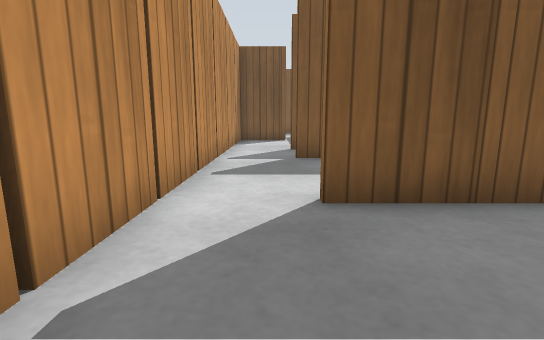
view 1 (above)

22 first-person views from a walk through a world built for the Gazebo simulator. The camera is 0.5 m above the floor, tilts 10° down and sees 85° across. The floor is counted in squares, 0.5 m on a side. Each view is taken from the middle of a square. On the plan, view 1 faces up. The plan holds only what a view shows up to about 12 squares ahead; the rest is blank. Simple patterns stand in for the simulator's built-in surfaces.

view 2
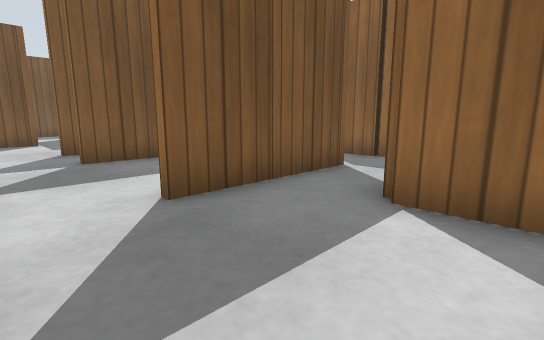

view 3
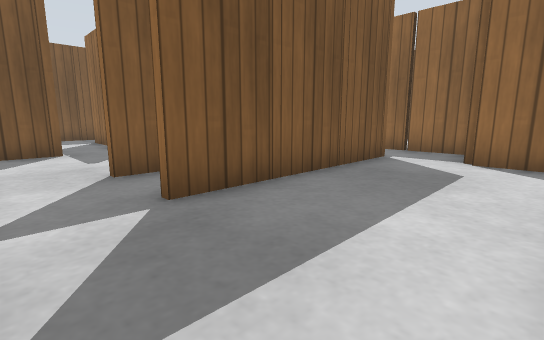

view 4
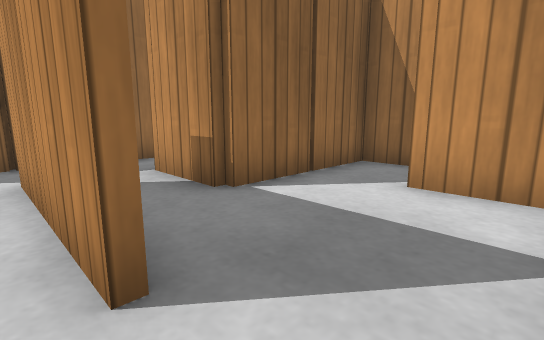

view 5
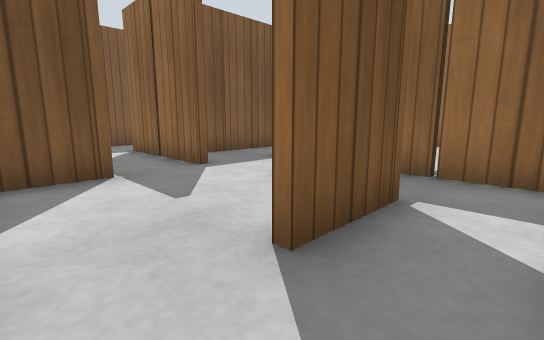

view 6
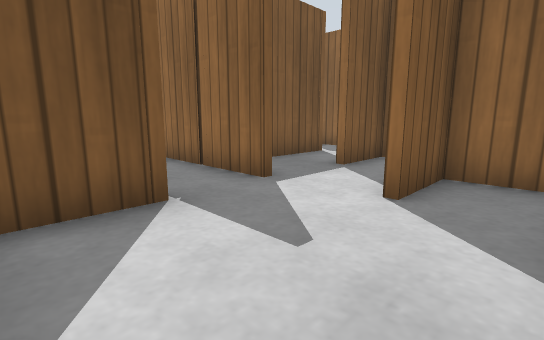

view 7
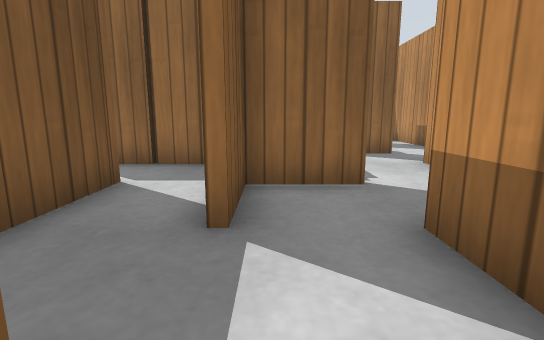

view 8
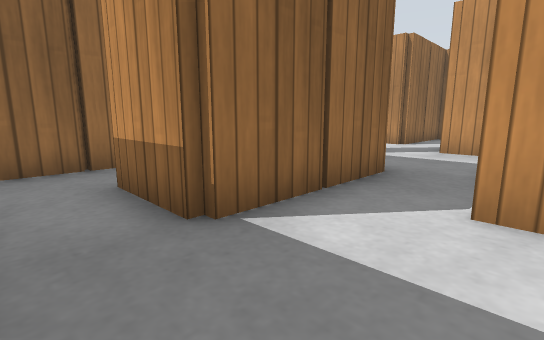

view 9
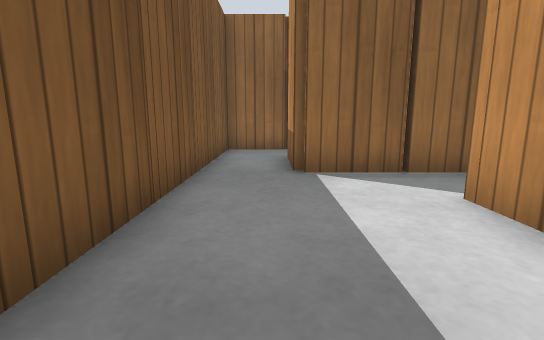

view 10
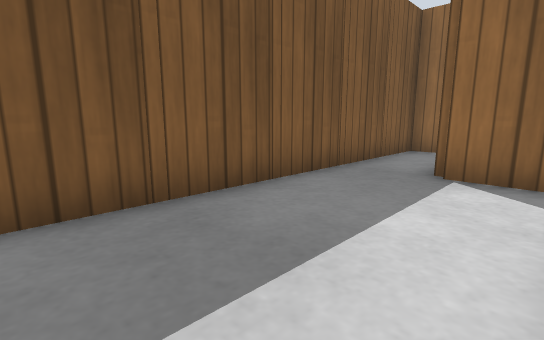

view 11
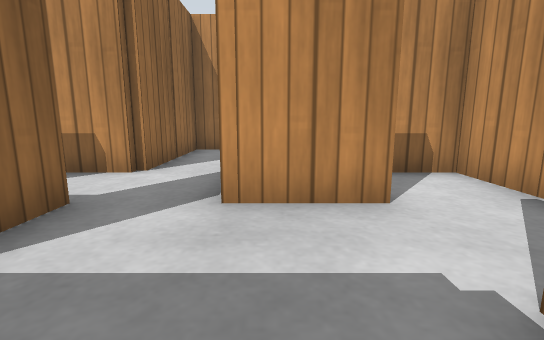

view 12
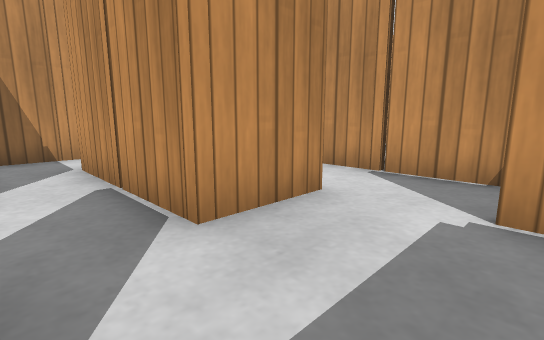

view 13
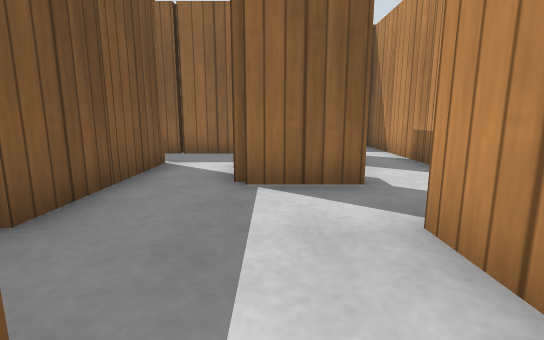

view 14
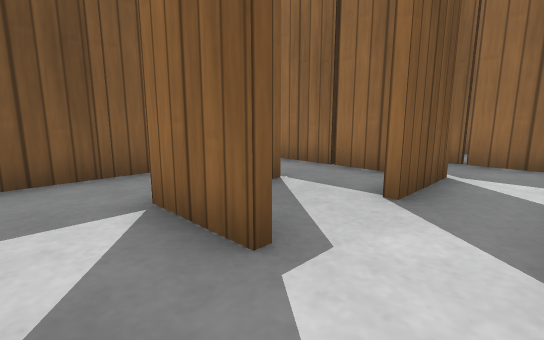

view 15
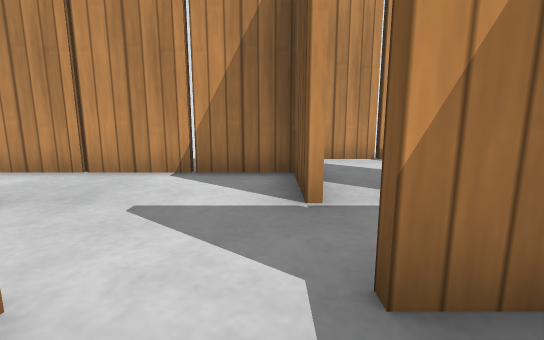

view 16
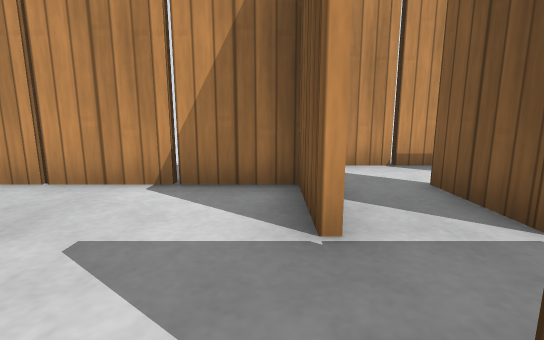

view 17
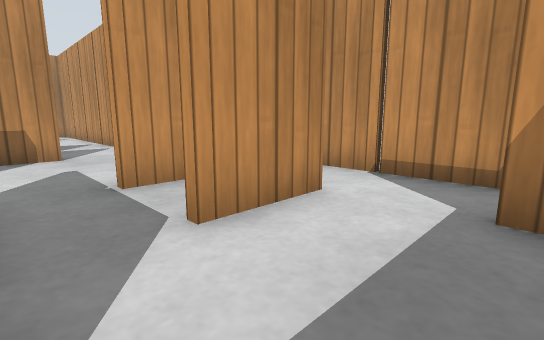

view 18
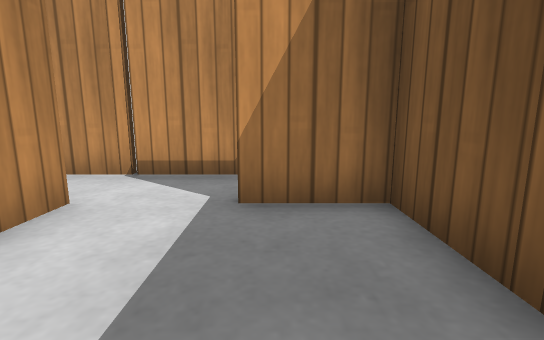

view 19
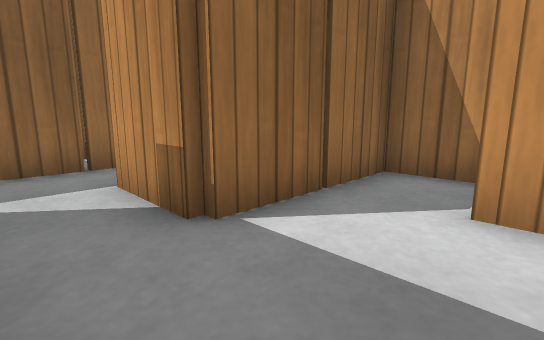

view 20
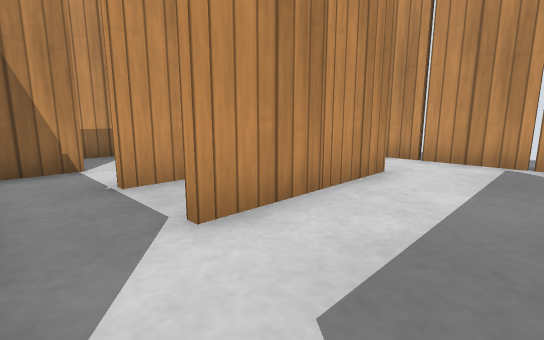

view 21
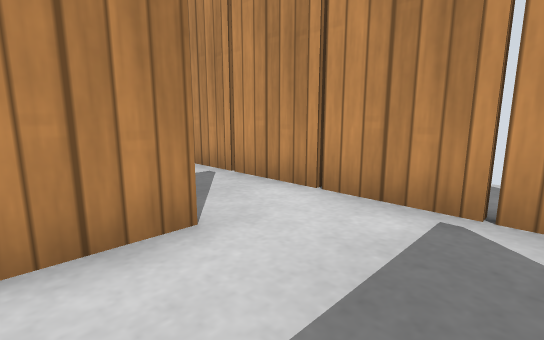

view 22
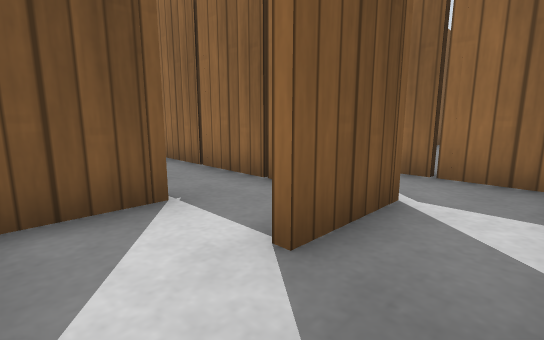

### Floor plan
Points are (right, up) in squares from view 1. A wall is a line through its corners. A room is listed if a view was taken in it or the views show most of it. See-through windows are left out.
Room 1 (views 1, 2, 3, 4, 5, 6, 7, 16, 19, 20, 21, 22)
walls: (1.5, 3.4) (0.5, 3.4); (0.5, 3.6) (3.6, 3.6); (3.5, 3.4) (2.5, 3.4); (1.5, 7.4) (0.5, 7.4); (3.5, 7.4) (2.5, 7.4); (4.4, 8.1) (4.4, 11.4) (2.5, 11.4); (5.5, 7.4) (4.4, 7.4); (4.5, -0.4) (5.6, -0.4); (1.5, 9.4) (0.5, 9.4); (6.4, 0.8) (6.4, 5.5); (0.5, 9.6) (1.6, 9.6); (0.9, -2.4) (2.4, -2.4) (2.4, 1.6) (3.5, 1.6); (8.4, -1.9) (8.4, 1.2); (-0.4, 13.4) (-1.4, 13.4) (-1.4, 0.1)
low walls: (3.5, 1.4) (3, 1.4); (5.5, -0.6) (4.5, -0.6)
ways out: opening at (3, 12.5) to room 2; opening at (6, 6) to room 2; opening at (0.5, 14) to room 6
objects: wooden post (-1, 1); wooden post (-1, 3); wooden post (-1, 5); wooden post (-1, 7); wooden post (-1, 9); wooden post (-1, 11); wooden post (0, -1); wooden post (0, 13); wooden post (2, 3); wooden post (2, 7); wooden post (2, 9); wooden post (3, -1); wooden post (4, 1); wooden post (4, 3); wooden post (4, 7); wooden post (6, -1); wooden post (6, 3); wooden post (7, 1); wooden post (8, 3)
Room 2 (views 8, 9, 10, 11, 13, 15)
walls: (5.5, 15.4) (4.5, 15.4); (8.4, 13.4) (8.4, 17.6) (9.5, 17.6); (6.4, 11.5) (6.4, 13.4) (4.5, 13.4); (4.6, 11.6) (4.6, 7.6) (5.6, 7.6); (6.5, 9.6) (8.6, 9.6); (9.4, 19.4) (2.4, 19.4); (8.4, 5.9) (8.4, 8.2)
low walls: (6.6, 12) (6.6, 11.5); (2.6, 14.4) (2.6, 13.5); (3.4, 11.6) (4.6, 11.6)
ways out: opening at (3, 12.5) to room 1; opening at (6, 6) to room 1; opening at (8, 11) to room 3; opening at (2, 19) to room 5; opening at (8.5, 19)
objects: wooden post (3, 20); wooden post (4, 15); wooden post (5, 9); wooden post (5, 12); wooden post (5, 20); wooden post (6, 7); wooden post (6, 15); wooden post (7, 20); wooden post (8, 15); wooden post (9, 20)
Room 3 (view 12)
walls: (11.5, 13.4) (10.4, 13.4); (9.5, 13.4) (8.4, 13.4); (14.4, 10.4) (14.4, 14.1); (10.4, 9.5) (10.4, 11.5)
ways out: opening at (8, 11) to room 2; opening at (10.5, 9) to room 4; opening at (13, 14.5)
objects: wooden post (9, 10); wooden post (10, 13); wooden post (12, 11); wooden post (12, 13); wooden post (14, 13)
Room 4 (view 14)
walls: (8.6, 9.6) (8.6, 5.5); (13.5, 9.4) (12.5, 9.4); (10.4, 3.5) (10.4, 7.6) (13.4, 7.6); (8.5, 3.6) (9.6, 3.6)
ways out: opening at (10.5, 9) to room 3; opening at (13, 7)
objects: wooden post (8, 5); wooden post (9, 7); wooden post (12, 7); wooden post (14, 7)
Room 5 (views 17, 18)
walls: (0.5, 19.4) (-1.4, 19.4) (-1.4, 17.5)
ways out: opening at (2, 19) to room 2; opening at (0, 16.5) to room 6
objects: wooden post (1, 20)
Room 6 (no view inside)
walls: (-0.4, 15.4) (-1.5, 15.4); (-1.5, 15.6) (-0.4, 15.6); (2.4, 13.5) (2.4, 17.5); (-3.2, 17.5) (-3.2, 14.2)
ways out: opening at (0.5, 14) to room 1; opening at (0, 16.5) to room 5
objects: wooden post (-3, 15); wooden post (0, 15); wooden post (2, 15)

Positions as (right, up) in squares from view 1, and headings:
1: (0, 0), facing up
2: (-1, 0), facing up-right
3: (-1, 4), facing up-right
4: (-1, 4), facing down-right
5: (-1, 8), facing up-right
6: (-1, 10), facing up-right
7: (2, 13), facing right
8: (6, 19), facing down-right
9: (3, 18), facing right
10: (3, 16), facing up-right
11: (8, 13), facing down
12: (10, 12), facing down-left
13: (6, 11), facing right
14: (9, 8), facing up-right
15: (4, 13), facing left
16: (3, 13), facing left
17: (2, 18), facing down-left
18: (2, 18), facing left
19: (0, 3), facing down-right
20: (6, 6), facing down-left
21: (2, 6), facing down-left
22: (3, -2), facing up-right
